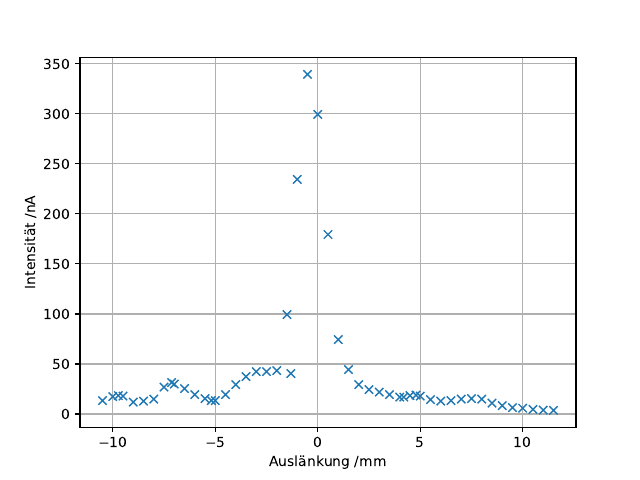

This figure's Python source:

import numpy as np
import sympy
import matplotlib.pyplot as plt
from scipy.optimize import curve_fit
from pylab import figure, axes, pie, title, show
#plt.rcParams['figure.figsize'] = (20, 10)
#plt.rcParams['font.size'] = 15
#plt.rcParams['lines.linewidth'] = 3

print('Graphik1')

x, y = np.loadtxt('1b.txt', unpack=True)#,delimiter=',')

#def f(x,a,b):
#    return a*x+b
#popt, pcov = curve_fit(f, x, y)
#print(popt)
#print(pcov)
#
#x_new = np.linspace(x[0], x[-1], 500)





plt.figure(1)
plt.plot(x,y,'x')
#plt.plot(x_new,f(x_new,*popt),'-', label='Messung1')

plt.xlabel('Auslänkung /mm')
plt.ylabel('Intensität /nA')
plt.grid()
#plt.legend()




plt.savefig('1b.pdf')
print ('Fertig')
